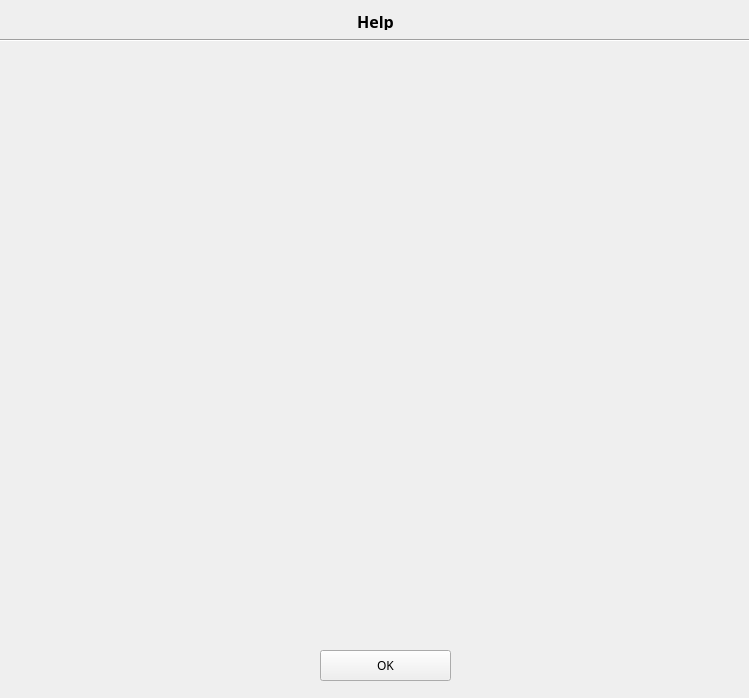
<?xml version="1.0" encoding="UTF-8"?>
<ui version="4.0">
 <class>Help</class>
 <widget class="QWidget" name="Help">
  <property name="geometry">
   <rect>
    <x>0</x>
    <y>0</y>
    <width>749</width>
    <height>698</height>
   </rect>
  </property>
  <property name="sizePolicy">
   <sizepolicy hsizetype="Expanding" vsizetype="Expanding">
    <horstretch>0</horstretch>
    <verstretch>0</verstretch>
   </sizepolicy>
  </property>
  <property name="font">
   <font>
    <family>Narkisim</family>
   </font>
  </property>
  <property name="mouseTracking">
   <bool>true</bool>
  </property>
  <property name="windowTitle">
   <string>Form</string>
  </property>
  <widget class="QLabel" name="Help_label">
   <property name="geometry">
    <rect>
     <x>0</x>
     <y>10</y>
     <width>751</width>
     <height>20</height>
    </rect>
   </property>
   <property name="text">
    <string>&lt;html&gt;&lt;head/&gt;&lt;body&gt;&lt;p align=&quot;center&quot;&gt;&lt;span style=&quot; font-size:12pt; font-weight:600;&quot;&gt;Help&lt;/span&gt;&lt;/p&gt;&lt;/body&gt;&lt;/html&gt;</string>
   </property>
   <property name="scaledContents">
    <bool>false</bool>
   </property>
  </widget>
  <widget class="QLabel" name="CI_SEMI">
   <property name="geometry">
    <rect>
     <x>10</x>
     <y>10</y>
     <width>121</width>
     <height>21</height>
    </rect>
   </property>
   <property name="text">
    <string/>
   </property>
   <property name="pixmap">
    <pixmap>../GUI/images/CI-SEMI.jpg</pixmap>
   </property>
   <property name="scaledContents">
    <bool>true</bool>
   </property>
  </widget>
  <widget class="Line" name="line">
   <property name="geometry">
    <rect>
     <x>0</x>
     <y>30</y>
     <width>751</width>
     <height>20</height>
    </rect>
   </property>
   <property name="orientation">
    <enum>Qt::Horizontal</enum>
   </property>
  </widget>
  <widget class="QLabel" name="help_img">
   <property name="geometry">
    <rect>
     <x>10</x>
     <y>50</y>
     <width>731</width>
     <height>591</height>
    </rect>
   </property>
   <property name="text">
    <string/>
   </property>
   <property name="pixmap">
    <pixmap>../GUI/images/help_img.png</pixmap>
   </property>
   <property name="scaledContents">
    <bool>true</bool>
   </property>
  </widget>
  <widget class="QPushButton" name="ok_button">
   <property name="geometry">
    <rect>
     <x>320</x>
     <y>650</y>
     <width>131</width>
     <height>31</height>
    </rect>
   </property>
   <property name="text">
    <string>OK</string>
   </property>
  </widget>
  <widget class="QLabel" name="green_led">
   <property name="geometry">
    <rect>
     <x>660</x>
     <y>10</y>
     <width>21</width>
     <height>21</height>
    </rect>
   </property>
   <property name="text">
    <string/>
   </property>
   <property name="pixmap">
    <pixmap>../GUI/images/green-led-on.png</pixmap>
   </property>
   <property name="scaledContents">
    <bool>true</bool>
   </property>
  </widget>
  <widget class="QLabel" name="blue_led">
   <property name="geometry">
    <rect>
     <x>690</x>
     <y>10</y>
     <width>21</width>
     <height>21</height>
    </rect>
   </property>
   <property name="text">
    <string/>
   </property>
   <property name="pixmap">
    <pixmap>../GUI/images/blue-led-on.png</pixmap>
   </property>
   <property name="scaledContents">
    <bool>true</bool>
   </property>
  </widget>
  <widget class="QLabel" name="red_led">
   <property name="geometry">
    <rect>
     <x>720</x>
     <y>10</y>
     <width>21</width>
     <height>21</height>
    </rect>
   </property>
   <property name="text">
    <string/>
   </property>
   <property name="pixmap">
    <pixmap>../GUI/images/led-red-on.png</pixmap>
   </property>
   <property name="scaledContents">
    <bool>true</bool>
   </property>
  </widget>
 </widget>
 <resources/>
 <connections/>
</ui>
